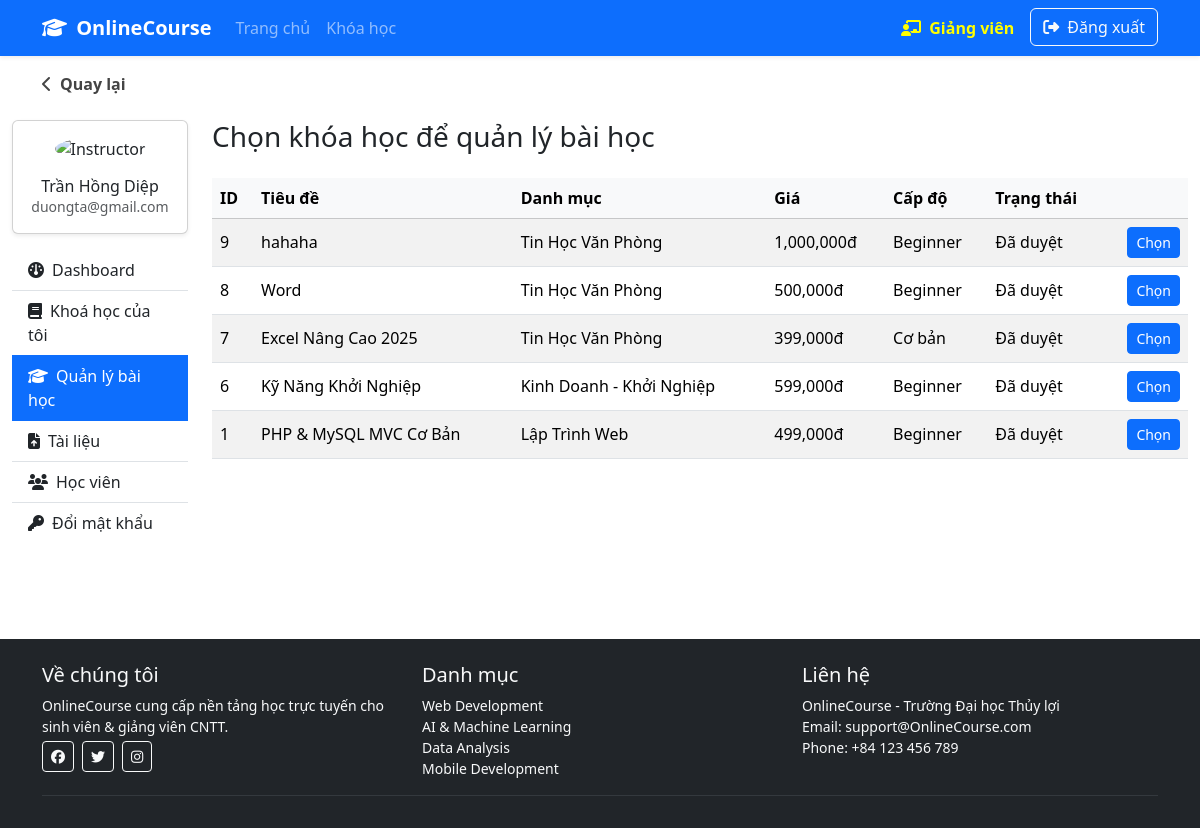
Screenshot of /index.php?controller=instructor&action=lessons (signed in) with the database file from the repository.
### tables this page shows
CREATE TABLE `courses` (
  `id` int(11) NOT NULL,
  `title` varchar(255) NOT NULL,
  `description` text DEFAULT NULL,
  `instructor_id` int(11) NOT NULL,
  `category_id` int(11) NOT NULL,
  `price` decimal(10,2) DEFAULT 0.00,
  `duration_weeks` int(11) DEFAULT 1,
  `level` varchar(50) DEFAULT NULL,
  `image` varchar(255) DEFAULT NULL,
  `created_at` datetime DEFAULT current_timestamp(),
  `updated_at` datetime DEFAULT current_timestamp() ON UPDATE current_timestamp(),
  `approved` tinyint(1) DEFAULT 0
);

CREATE TABLE `categories` (
  `id` int(11) NOT NULL,
  `name` varchar(255) NOT NULL,
  `description` text DEFAULT NULL,
  `created_at` datetime DEFAULT current_timestamp()
);

### controllers/BaseController.php (called while the page is built, shortened)
<?php
abstract class BaseController {
    protected function render($view, $data = []) {
        extract($data);
        include __DIR__ . '/../views/layouts/header.php';
        include __DIR__ . '/../views/' . $view . '.php';
        include __DIR__ . '/../views/layouts/footer.php';
    }
}

### config/Database.php (called while the page is built, shortened)
<?php
class Database {
    private $host = "127.0.0.1";
    private $dbname = "onlinecourse";
    private $username = "root";
    private $password = "";
    public function connect() {
        $this->conn = null;
        try {
            $this->conn = new PDO(
                "mysql:host=".$this->host.";dbname=".$this->dbname.";charset=utf8mb4",
                $this->username,
                $this->password
            );
            $this->conn->setAttribute(PDO::ATTR_ERRMODE, PDO::ERRMODE_EXCEPTION);
        } catch(PDOException $e) {
            die("Kết nối thất bại: " . $e->getMessage());
        }
        return $this->conn;
    }
    public static function getConnection() {
        $db = new Database();
        return $db->connect();
    }
}

### models/Course.php (called while the page is built, shortened)
<?php
require_once __DIR__ . '/../config/Database.php';
class Course {
    private $pdo;
    public function __construct() {
        $this->pdo = Database::getConnection();
    }
    public function getByInstructor($instructorId) {
        $sql = "SELECT c.*, cat.name AS category_name
                FROM courses c
                LEFT JOIN categories cat ON c.category_id = cat.id
                WHERE c.instructor_id = ?
                ORDER BY c.id DESC";
        $stmt = $this->pdo->prepare($sql);
        $stmt->execute([$instructorId]);
        return $stmt->fetchAll(PDO::FETCH_ASSOC);
    }
}

### views/instructor/select_course.php (the view)
<?php include __DIR__ . '/../layouts/instructor_sidebar.php'; ?>
<div class="d-flex justify-content-between align-items-center mb-4">
    <h3 class="mb-0"><?= htmlspecialchars($title) ?></h3>
</div>
<div class="table-responsive">
    <table class="table table-striped align-middle">
        <thead class="table-light">
        <tr>
            <th>ID</th>
            <th>Tiêu đề</th>
            <th>Danh mục</th>
            <th>Giá</th>
            <th>Cấp độ</th>
            <th>Trạng thái</th>
            <th></th>
        </tr>
        </thead>
        <tbody>
        <?php foreach ($courses as $course): ?>
            <tr>
                <td><?= $course['id'] ?></td>
                <td><?= htmlspecialchars($course['title']) ?></td>
                <td><?= htmlspecialchars($course['category_name']) ?></td>
                <td><?= number_format($course['price']) ?>đ</td>
                <td><?= htmlspecialchars($course['level']) ?></td>
                <td><?= htmlspecialchars($course['status'] ?? 'Đã duyệt') ?></td>
                <td class="text-end">
                    <a href="index.php?controller=instructor&action=<?= $action ?>&course_id=<?= $course['id'] ?>"
                       class="btn btn-sm btn-primary">
                        Chọn
                    </a>
                </td>
            </tr>
        <?php endforeach; ?>
        </tbody>
    </table>
</div>
</section></div></div>

### rows the page displays
courses: id "9", title "hahaha", category.name "Tin Học Văn Phòng", price "1,000,000", level "Beginner", status "Đã duyệt"
courses: id "8", title "Word", category.name "Tin Học Văn Phòng", price "500,000", level "Beginner", status "Đã duyệt"
courses: id "7", title "Excel Nâng Cao 2025", category.name "Tin Học Văn Phòng", price "399,000", level "Cơ bản", status "Đã duyệt"
courses: id "6", title "Kỹ Năng Khởi Nghiệp", category.name "Kinh Doanh - Khởi Nghiệp", price "599,000", level "Beginner", status "Đã duyệt"
courses: id "1", title "PHP & MySQL MVC Cơ Bản", category.name "Lập Trình Web", price "499,000", level "Beginner", status "Đã duyệt"

### other values shown
$currentUser['fullname'] "Trần Hồng Diệp"
$currentUser['email'] "duongta@gmail.com"
$title "Chọn khóa học để quản lý bài học"
